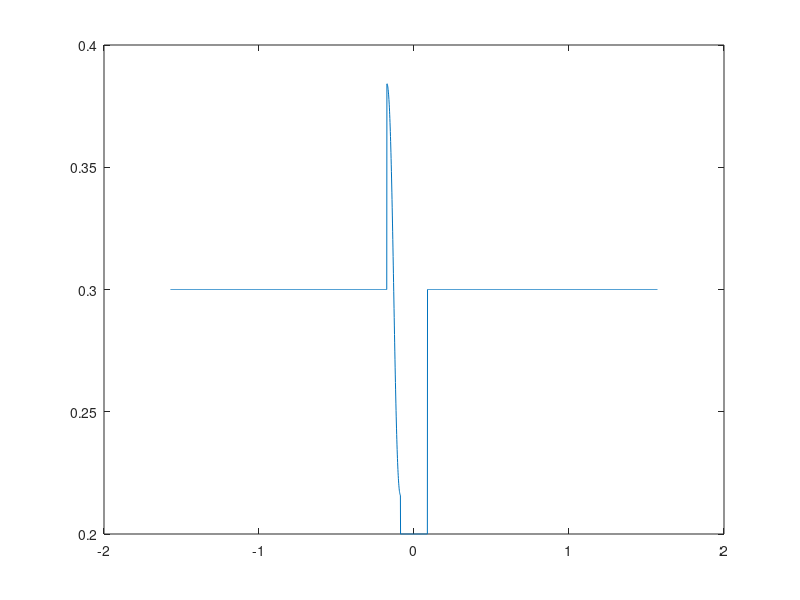

MATLAB code to generate this figure:
phi=-pi/2:.001:pi/2;
deg=rad2deg(phi);
rotationPeriod = 86164;
omega = 2 * pi / rotationPeriod;
coriol = 2 * omega * sin(phi);
Ricr = 0.3;
RicrEq = 0.2;
RicrLoc = Ricr + 0 * coriol;
RicrLoc (find(abs(coriol)<1.27e-5)) = RicrEq;
it = find( coriol > -2.54e-5 & coriol < -1.27e-5 );
RicrLoc(it) = Ricr - (Ricr - RicrEq) * sin ( sin(pi*((coriol(it) + 1.905e-5)/.635e-5)/2) );
plot(phi,RicrLoc);

